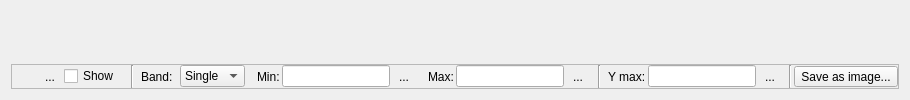
     <widget class="QWidget" name="tabPageHistogram">
      <attribute name="icon">
       <iconset resource="../../images/images.qrc">
        <normaloff>:/images/themes/default/propertyicons/histogram.png</normaloff>:/images/themes/default/propertyicons/histogram.png</iconset>
      </attribute>
      <attribute name="title">
       <string>Histogram</string>
      </attribute>
      <layout class="QGridLayout" name="gridLayout_4">
       <item row="1" column="0" colspan="2">
        <widget class="QwtPlot" name="mpPlot"/>
       </item>
       <item row="2" column="1">
        <spacer name="verticalSpacer">
         <property name="orientation">
          <enum>Qt::Vertical</enum>
         </property>
         <property name="sizeType">
          <enum>QSizePolicy::Fixed</enum>
         </property>
         <property name="sizeHint" stdset="0">
          <size>
           <width>1</width>
           <height>10</height>
          </size>
         </property>
        </spacer>
       </item>
       <item row="3" column="0" colspan="2">
        <widget class="QStackedWidget" name="stackedWidget2">
         <property name="sizePolicy">
          <sizepolicy hsizetype="Preferred" vsizetype="Fixed">
           <horstretch>0</horstretch>
           <verstretch>0</verstretch>
          </sizepolicy>
         </property>
         <property name="currentIndex">
          <number>0</number>
         </property>
         <widget class="QWidget" name="page1">
          <layout class="QHBoxLayout" name="horizontalLayout_5">
           <property name="margin">
            <number>0</number>
           </property>
           <item>
            <widget class="QFrame" name="frame">
             <property name="frameShape">
              <enum>QFrame::StyledPanel</enum>
             </property>
             <layout class="QHBoxLayout" name="horizontalLayout_3">
              <property name="spacing">
               <number>2</number>
              </property>
              <property name="sizeConstraint">
               <enum>QLayout::SetDefaultConstraint</enum>
              </property>
              <property name="margin">
               <number>0</number>
              </property>
              <item>
               <widget class="QToolButton" name="btnHistoActions">
                <property name="toolTip">
                 <string>Load min/max values from Bands</string>
                </property>
                <property name="text">
                 <string/>
                </property>
                <property name="icon">
                 <iconset resource="../../images/images.qrc">
                  <normaloff>:/images/themes/default/mAction.png</normaloff>:/images/themes/default/mAction.png</iconset>
                </property>
                <property name="popupMode">
                 <enum>QToolButton::InstantPopup</enum>
                </property>
                <property name="autoRaise">
                 <bool>true</bool>
                </property>
               </widget>
              </item>
              <item>
               <widget class="QToolButton" name="btnHistoReset">
                <property name="toolTip">
                 <string>Reset min/max values</string>
                </property>
                <property name="text">
                 <string>...</string>
                </property>
                <property name="icon">
                 <iconset resource="../../images/images.qrc">
                  <normaloff>:/images/themes/default/mActionDraw.png</normaloff>:/images/themes/default/mActionDraw.png</iconset>
                </property>
                <property name="autoRaise">
                 <bool>true</bool>
                </property>
               </widget>
              </item>
              <item>
               <widget class="QCheckBox" name="cbxHistoShow">
                <property name="toolTip">
                 <string>Show Min and Max on plot</string>
                </property>
                <property name="text">
                 <string>Show</string>
                </property>
                <property name="checked">
                 <bool>false</bool>
                </property>
               </widget>
              </item>
              <item>
               <spacer name="horizontalSpacer_11">
                <property name="orientation">
                 <enum>Qt::Horizontal</enum>
                </property>
                <property name="sizeType">
                 <enum>QSizePolicy::MinimumExpanding</enum>
                </property>
                <property name="sizeHint" stdset="0">
                 <size>
                  <width>10</width>
                  <height>1</height>
                 </size>
                </property>
               </spacer>
              </item>
              <item>
               <widget class="Line" name="line_5">
                <property name="orientation">
                 <enum>Qt::Vertical</enum>
                </property>
               </widget>
              </item>
              <item>
               <spacer name="horizontalSpacer_9">
                <property name="orientation">
                 <enum>Qt::Horizontal</enum>
                </property>
                <property name="sizeType">
                 <enum>QSizePolicy::Fixed</enum>
                </property>
                <property name="sizeHint" stdset="0">
                 <size>
                  <width>5</width>
                  <height>1</height>
                 </size>
                </property>
               </spacer>
              </item>
              <item>
               <widget class="QLabel" name="label_6">
                <property name="sizePolicy">
                 <sizepolicy hsizetype="Fixed" vsizetype="Preferred">
                  <horstretch>0</horstretch>
                  <verstretch>0</verstretch>
                 </sizepolicy>
                </property>
                <property name="text">
                 <string>Band:</string>
                </property>
               </widget>
              </item>
              <item>
               <spacer name="horizontalSpacer_12">
                <property name="orientation">
                 <enum>Qt::Horizontal</enum>
                </property>
                <property name="sizeType">
                 <enum>QSizePolicy::Fixed</enum>
                </property>
                <property name="sizeHint" stdset="0">
                 <size>
                  <width>5</width>
                  <height>1</height>
                 </size>
                </property>
               </spacer>
              </item>
              <item>
               <widget class="QComboBox" name="cboHistoBand">
                <property name="sizePolicy">
                 <sizepolicy hsizetype="Fixed" vsizetype="Fixed">
                  <horstretch>0</horstretch>
                  <verstretch>0</verstretch>
                 </sizepolicy>
                </property>
                <item>
                 <property name="text">
                  <string>Single</string>
                 </property>
                </item>
                <item>
                 <property name="text">
                  <string>Red</string>
                 </property>
                </item>
                <item>
                 <property name="text">
                  <string>Green</string>
                 </property>
                </item>
                <item>
                 <property name="text">
                  <string>Blue</string>
                 </property>
                </item>
               </widget>
              </item>
              <item>
               <spacer name="horizontalSpacer_5">
                <property name="orientation">
                 <enum>Qt::Horizontal</enum>
                </property>
                <property name="sizeType">
                 <enum>QSizePolicy::Minimum</enum>
                </property>
                <property name="sizeHint" stdset="0">
                 <size>
                  <width>10</width>
                  <height>1</height>
                 </size>
                </property>
               </spacer>
              </item>
              <item>
               <widget class="QLabel" name="label_7">
                <property name="sizePolicy">
                 <sizepolicy hsizetype="Expanding" vsizetype="Preferred">
                  <horstretch>0</horstretch>
                  <verstretch>0</verstretch>
                 </sizepolicy>
                </property>
                <property name="text">
                 <string>Min:</string>
                </property>
               </widget>
              </item>
              <item>
               <widget class="QLineEdit" name="leHistoMin">
                <property name="sizePolicy">
                 <sizepolicy hsizetype="Fixed" vsizetype="Fixed">
                  <horstretch>0</horstretch>
                  <verstretch>0</verstretch>
                 </sizepolicy>
                </property>
                <property name="minimumSize">
                 <size>
                  <width>50</width>
                  <height>0</height>
                 </size>
                </property>
               </widget>
              </item>
              <item>
               <widget class="QToolButton" name="btnHistoMin">
                <property name="enabled">
                 <bool>true</bool>
                </property>
                <property name="toolTip">
                 <string>Pick Min value on graph</string>
                </property>
                <property name="text">
                 <string>...</string>
                </property>
                <property name="icon">
                 <iconset resource="../../images/images.qrc">
                  <normaloff>:/images/themes/default/mActionTouch2.png</normaloff>:/images/themes/default/mActionTouch2.png</iconset>
                </property>
                <property name="checkable">
                 <bool>true</bool>
                </property>
                <property name="autoRaise">
                 <bool>true</bool>
                </property>
               </widget>
              </item>
              <item>
               <spacer name="horizontalSpacer_6">
                <property name="orientation">
                 <enum>Qt::Horizontal</enum>
                </property>
                <property name="sizeType">
                 <enum>QSizePolicy::Fixed</enum>
                </property>
                <property name="sizeHint" stdset="0">
                 <size>
                  <width>10</width>
                  <height>1</height>
                 </size>
                </property>
               </spacer>
              </item>
              <item>
               <widget class="QLabel" name="label_8">
                <property name="sizePolicy">
                 <sizepolicy hsizetype="Expanding" vsizetype="Preferred">
                  <horstretch>0</horstretch>
                  <verstretch>0</verstretch>
                 </sizepolicy>
                </property>
                <property name="text">
                 <string>Max:</string>
                </property>
               </widget>
              </item>
              <item>
               <widget class="QLineEdit" name="leHistoMax">
                <property name="sizePolicy">
                 <sizepolicy hsizetype="Fixed" vsizetype="Fixed">
                  <horstretch>0</horstretch>
                  <verstretch>0</verstretch>
                 </sizepolicy>
                </property>
                <property name="minimumSize">
                 <size>
                  <width>50</width>
                  <height>0</height>
                 </size>
                </property>
               </widget>
              </item>
              <item>
               <widget class="QToolButton" name="btnHistoMax">
                <property name="enabled">
                 <bool>true</bool>
                </property>
                <property name="toolTip">
                 <string>Pick Max value on graph</string>
                </property>
                <property name="text">
                 <string>...</string>
                </property>
                <property name="icon">
                 <iconset resource="../../images/images.qrc">
                  <normaloff>:/images/themes/default/mActionTouch2.png</normaloff>:/images/themes/default/mActionTouch2.png</iconset>
                </property>
                <property name="checkable">
                 <bool>true</bool>
                </property>
                <property name="autoRaise">
                 <bool>true</bool>
                </property>
               </widget>
              </item>
              <item>
               <spacer name="horizontalSpacer_7">
                <property name="orientation">
                 <enum>Qt::Horizontal</enum>
                </property>
                <property name="sizeType">
                 <enum>QSizePolicy::Fixed</enum>
                </property>
                <property name="sizeHint" stdset="0">
                 <size>
                  <width>5</width>
                  <height>1</height>
                 </size>
                </property>
               </spacer>
              </item>
              <item>
               <spacer name="horizontalSpacer_8">
                <property name="orientation">
                 <enum>Qt::Horizontal</enum>
                </property>
                <property name="sizeHint" stdset="0">
                 <size>
                  <width>1</width>
                  <height>20</height>
                 </size>
                </property>
               </spacer>
              </item>
              <item>
               <widget class="Line" name="line_2">
                <property name="orientation">
                 <enum>Qt::Vertical</enum>
                </property>
               </widget>
              </item>
              <item>
               <spacer name="horizontalSpacer_10">
                <property name="orientation">
                 <enum>Qt::Horizontal</enum>
                </property>
                <property name="sizeType">
                 <enum>QSizePolicy::MinimumExpanding</enum>
                </property>
                <property name="sizeHint" stdset="0">
                 <size>
                  <width>5</width>
                  <height>1</height>
                 </size>
                </property>
               </spacer>
              </item>
              <item>
               <widget class="QLabel" name="label_9">
                <property name="text">
                 <string>Y max:</string>
                </property>
               </widget>
              </item>
              <item>
               <widget class="QLineEdit" name="leHistoMaxY">
                <property name="sizePolicy">
                 <sizepolicy hsizetype="Fixed" vsizetype="Fixed">
                  <horstretch>0</horstretch>
                  <verstretch>0</verstretch>
                 </sizepolicy>
                </property>
                <property name="minimumSize">
                 <size>
                  <width>75</width>
                  <height>0</height>
                 </size>
                </property>
                <property name="maximumSize">
                 <size>
                  <width>16777215</width>
                  <height>16777215</height>
                 </size>
                </property>
               </widget>
              </item>
              <item>
               <widget class="QToolButton" name="btnHistoMaxY">
                <property name="toolTip">
                 <string>Pick Y max on graph</string>
                </property>
                <property name="text">
                 <string>...</string>
                </property>
                <property name="icon">
                 <iconset resource="../../images/images.qrc">
                  <normaloff>:/images/themes/default/mActionTouch2.png</normaloff>:/images/themes/default/mActionTouch2.png</iconset>
                </property>
                <property name="checkable">
                 <bool>true</bool>
                </property>
                <property name="autoRaise">
                 <bool>true</bool>
                </property>
               </widget>
              </item>
              <item>
               <spacer name="horizontalSpacer_4">
                <property name="orientation">
                 <enum>Qt::Horizontal</enum>
                </property>
                <property name="sizeType">
                 <enum>QSizePolicy::Fixed</enum>
                </property>
                <property name="sizeHint" stdset="0">
                 <size>
                  <width>5</width>
                  <height>1</height>
                 </size>
                </property>
               </spacer>
              </item>
              <item>
               <widget class="Line" name="line_3">
                <property name="orientation">
                 <enum>Qt::Vertical</enum>
                </property>
               </widget>
              </item>
              <item>
               <widget class="QToolButton" name="mSaveAsImageButton">
                <property name="toolTip">
                 <string>Save plot</string>
                </property>
                <property name="text">
                 <string>Save as image...</string>
                </property>
                <property name="icon">
                 <iconset>
                  <normaloff>../../images/themes/default/mActionFileSave.png</normaloff>../../images/themes/default/mActionFileSave.png</iconset>
                </property>
               </widget>
              </item>
             </layout>
            </widget>
           </item>
          </layout>
         </widget>
         <widget class="QWidget" name="page2">
          <layout class="QHBoxLayout" name="horizontalLayout_6">
           <property name="spacing">
            <number>0</number>
           </property>
           <property name="margin">
            <number>0</number>
           </property>
           <item>
            <widget class="QProgressBar" name="mHistogramProgress">
             <property name="value">
              <number>0</number>
             </property>
            </widget>
           </item>
          </layout>
         </widget>
        </widget>
       </item>
      </layout>
     </widget>
